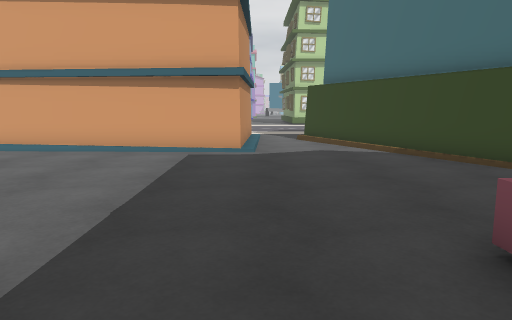
View 1 (above)

24 first-person views from a walk through a Unity game level. The camera is 1.2 m above the floor, tilts 8° down and sees 70° across. The floor is counted in squares, 1 m on a side. Each view is taken from the middle of a square. On the plan, view 1 faces up. The plan holds only what a view shows up to about 15 squares ahead; the rest is blank. The place goes on beyond the plan. The player is left out.

View 2
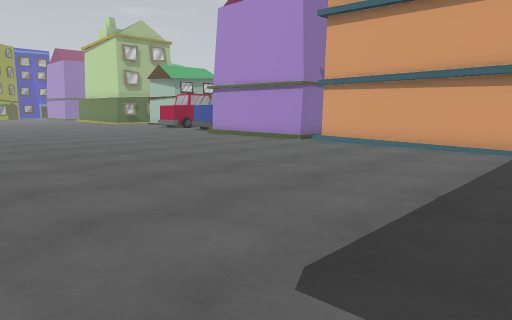

View 3
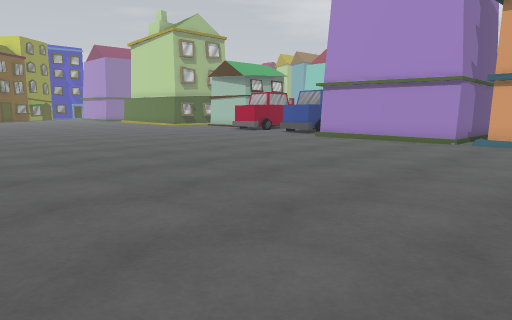

View 4
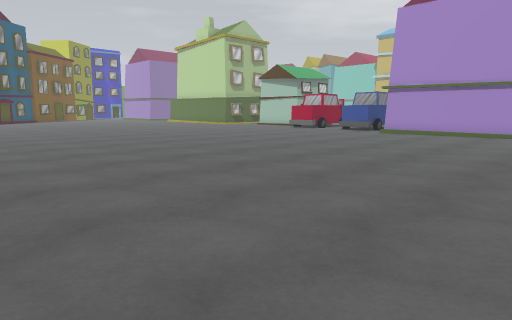

View 5
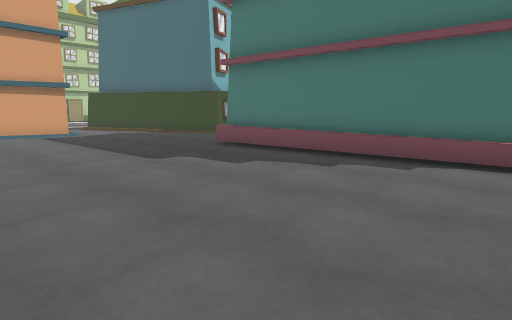

View 6
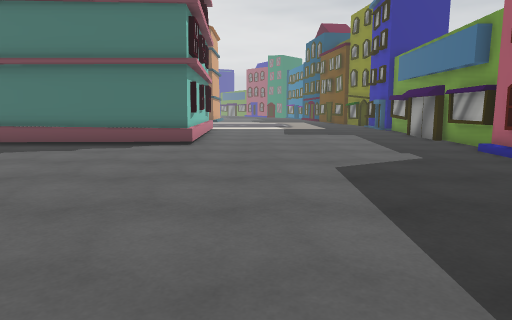

View 7
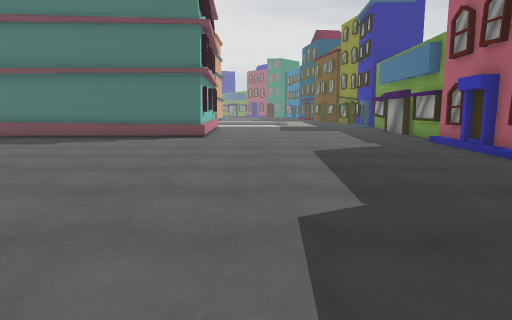

View 8
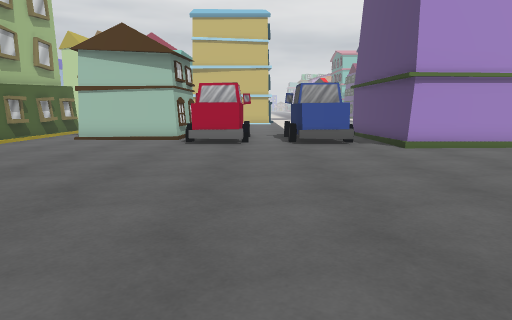

View 9
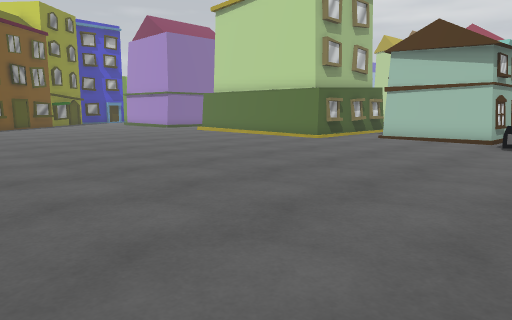

View 10
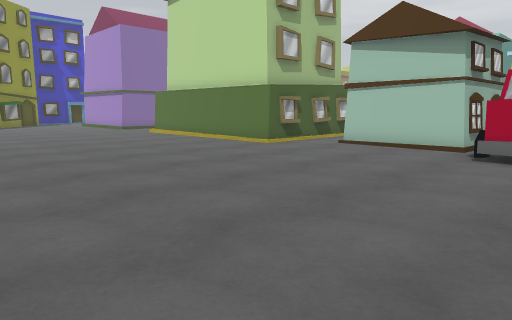

View 11
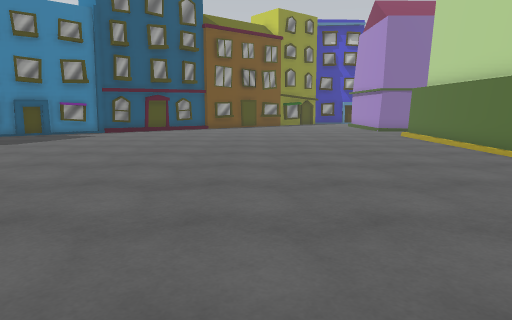

View 12
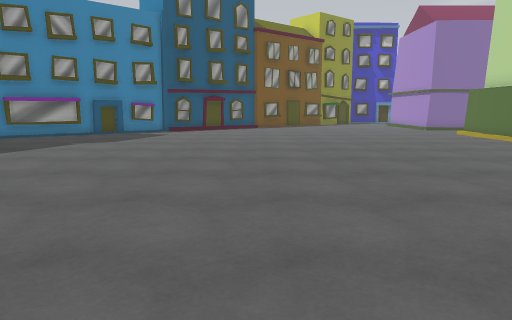

View 13
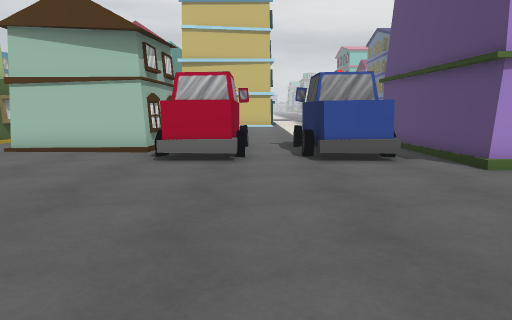

View 14
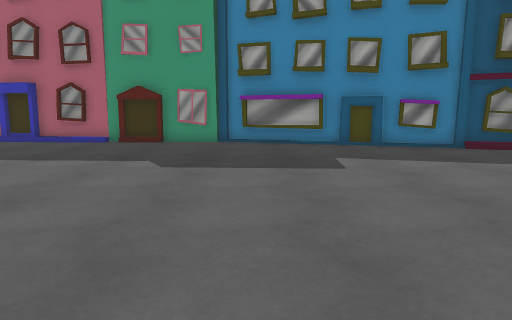

View 15
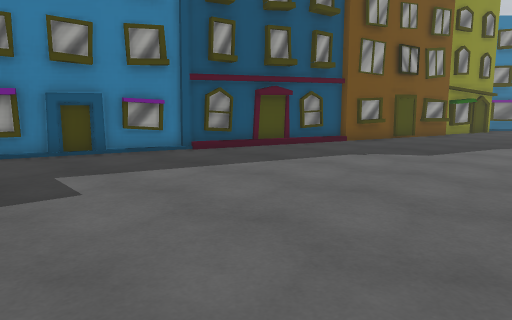

View 16
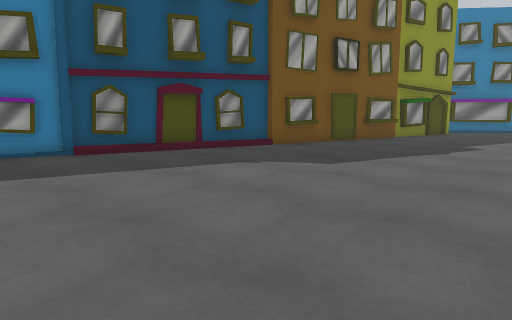

View 17
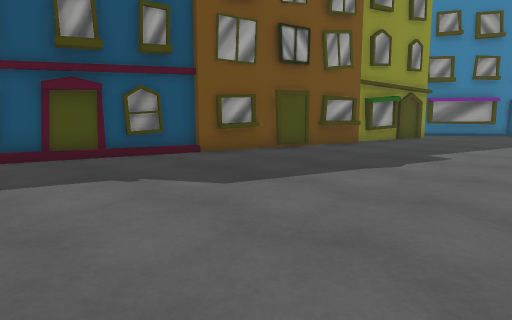

View 18
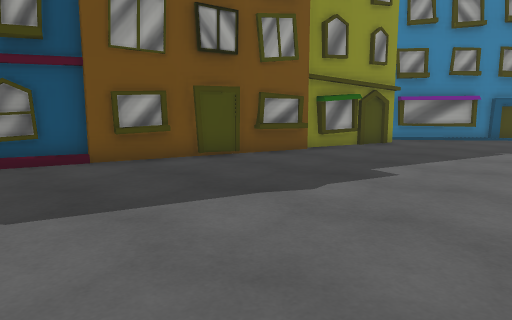

View 19
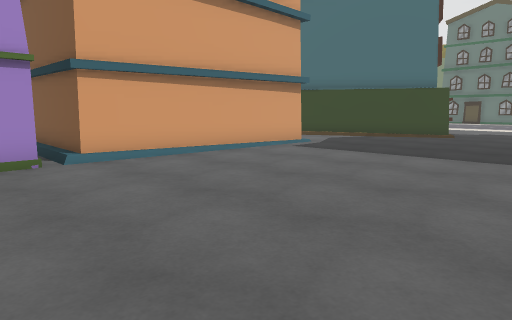

View 20
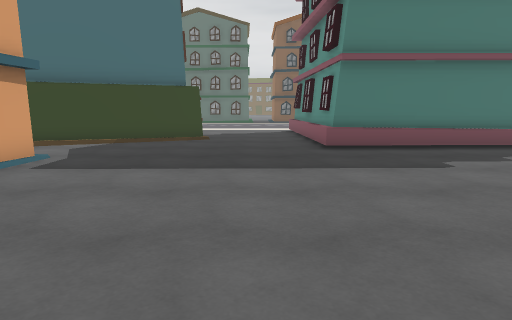

View 21
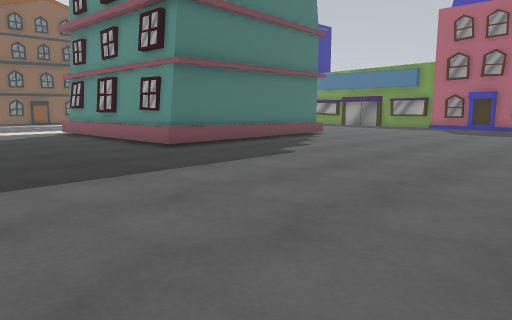

View 22
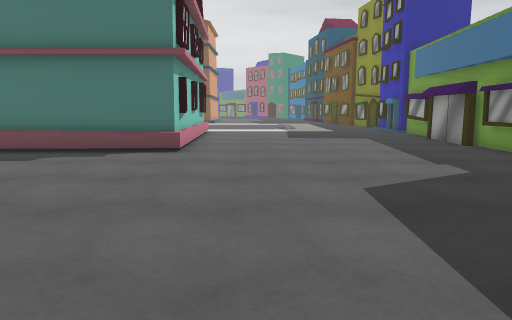

View 23
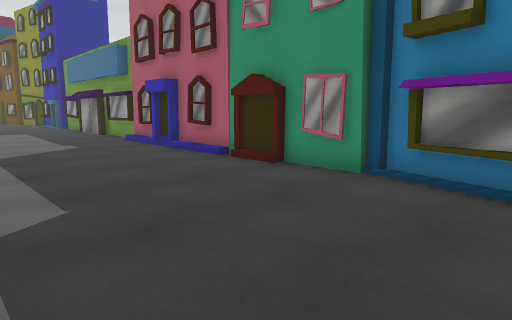

View 24
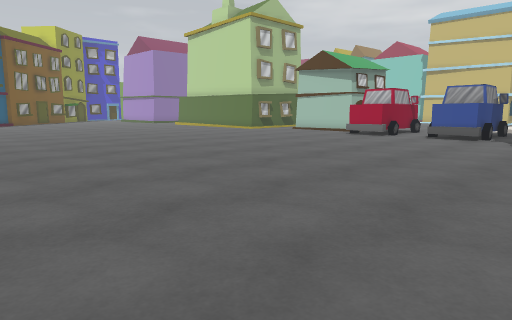

### Floor plan
Key: @ floor where view 1 was taken; # wall or solid block; . floor; H house; C car.
Columns run from 35 left of view 1 to 7 right of it. Each row starts with its distance up from view 1.
 14        H.    H C CCC.H    HH       H.HH
 13       HH.HHHHHCC..CC.H    HH       H.HH
 12 HHHHHHHH......CCC.CC.H    HH       H..HH
 11 .....................H    HHH      H..HH
 10 .....................HHHHH.....HHHH....HH
  9 .......................................HH
  8 ........................................HH
  7 ........................................HH
  6 ...........................................
  5 ...........................................
  4 ...........................................
  3 .....................................HHHHHH
  2 .....................................HHHHHH
  1 .....................................H
  0 ...................................@.H
 -1 .....................................H
 -2 .....................................H
 -3 .....................................H
 -4 .....................................HH
 -5 ......................................H H H
 -6 #.....................................HH.H.
 -7 # .........................................
 -8 ######.....................................
 -9     #######................................
-10          ####..............................
-11             ####...........................
-12                #####.......................
-13                   #####....................
-14                       ############.........
-15                                 ###########

Positions as (right, up) in squares from view 1, and headings:
1: (0, 0), facing up
2: (0, -1), facing up-left
3: (-5, -3), facing up-left
4: (-6, -7), facing up-left
5: (-6, -7), facing up-right
6: (-10, -8), facing right
7: (-13, -8), facing right
8: (-19, -1), facing up
9: (-19, -1), facing up-left
10: (-19, 2), facing up-left
11: (-20, 5), facing left
12: (-19, 2), facing left
13: (-19, 3), facing up
14: (-11, -1), facing down
15: (-11, -3), facing down-left
16: (-14, -2), facing down-left
17: (-17, -2), facing down-left
18: (-20, -2), facing down-left
19: (-11, 2), facing up-right
20: (-9, 5), facing right
21: (-8, 9), facing down-right
22: (-8, -8), facing right
23: (-13, -8), facing down-right
24: (-12, -4), facing up-left
